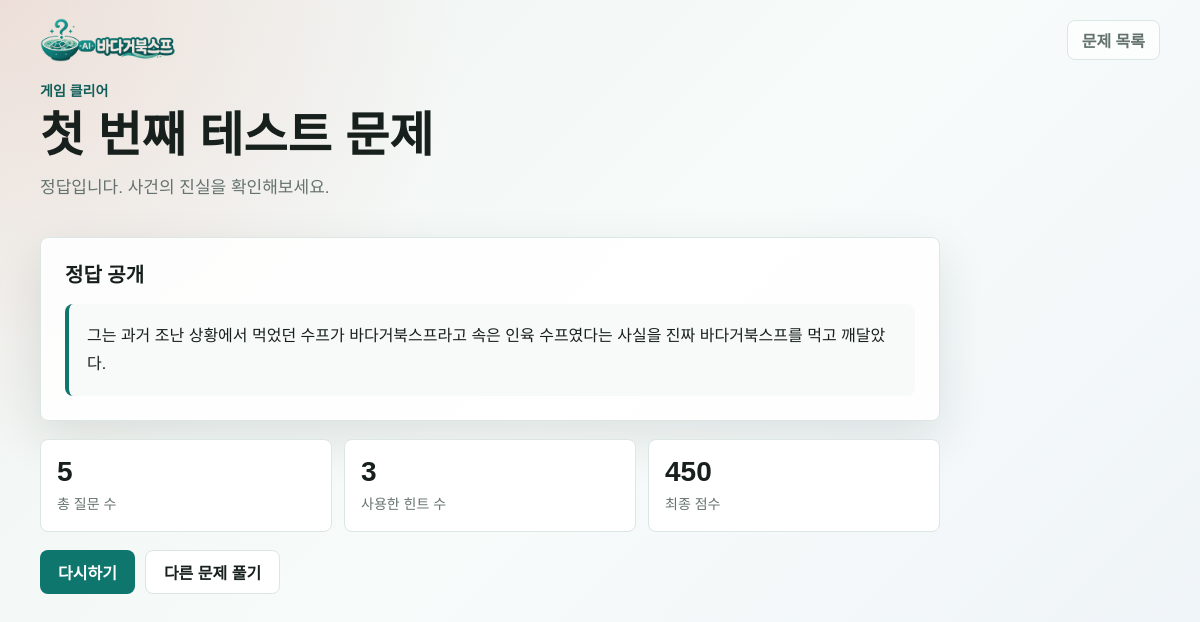
/play/20/result/, run on the app's committed database.
### game/models.py (models this page shows, shortened)
class Puzzle(models.Model):
    title = models.CharField(max_length=100)
    scenario = models.TextField()
    answer_text = models.TextField()
    answer_checkpoints = models.TextField(
        blank=True,
        help_text="정답으로 인정하기 위해 포함되어야 하는 핵심 조건을 줄마다 하나씩 입력하세요.",
    )
    question_yes_facts = models.TextField(
        blank=True,
        help_text="'맞습니다'로 답해야 하는 사실을 줄마다 하나씩 입력하세요.",
    )
    question_no_facts = models.TextField(
        blank=True,
        help_text="'아닙니다'로 답해야 하는 사실을 줄마다 하나씩 입력하세요.",
    )
    question_irrelevant_facts = models.TextField(
        blank=True,
        help_text="'관계없습니다'로 답해야 하는 주변 정보를 줄마다 하나씩 입력하세요.",
    )
    question_ambiguous_examples = models.TextField(
        blank=True,
        help_text="'질문이 모호합니다'로 답해야 하는 예시를 줄마다 하나씩 입력하세요.",
    )
    hint1 = models.CharField(max_length=255, blank=True)
    hint2 = models.CharField(max_length=255, blank=True)
    hint3 = models.CharField(max_length=255, blank=True)
    is_active = models.BooleanField(default=True)
    created_at = models.DateTimeField(auto_now_add=True)
    updated_at = models.DateTimeField(auto_now=True)
    class Meta:
        ordering = ["created_at"]

class GameSession(models.Model):
    SCORE_START = 1000
    SCORE_PER_QUESTION = 20
    SCORE_PER_HINT = 150
    STATUS_PLAYING = "playing"
    STATUS_CLEARED = "cleared"
    STATUS_CHOICES = [
        (STATUS_PLAYING, "Playing"),
        (STATUS_CLEARED, "Cleared"),
    ]
    puzzle = models.ForeignKey(Puzzle, on_delete=models.CASCADE, related_name="game_sessions")
    user = models.ForeignKey(
        settings.AUTH_USER_MODEL,
        on_delete=models.SET_NULL,
        null=True,
        blank=True,
        related_name="game_sessions",
    )
    session_key = models.CharField(max_length=40, blank=True)
    hint_used_count = models.PositiveSmallIntegerField(default=0)
    status = models.CharField(max_length=20, choices=STATUS_CHOICES, default=STATUS_PLAYING)
    submitted_answer = models.TextField(blank=True)
    cleared_at = models.DateTimeField(null=True, blank=True)
    created_at = models.DateTimeField(auto_now_add=True)
    class Meta:
        ordering = ["-created_at"]
    @property
    def score(self):
        question_count = getattr(self, "question_count_value", None)
        if question_count is None:
            question_count = self.question_logs.count()
        penalty = question_count * self.SCORE_PER_QUESTION + self.hint_used_count * self.SCORE_PER_HINT
        return max(0, self.SCORE_START - penalty)

### game/views.py (the view)
# urls.py: path("play/<int:game_id>/result/", result_view, name="result"),
def result_view(request, game_id):
    game_session = _get_game_session(game_id)
    if game_session.status != GameSession.STATUS_CLEARED:
        return redirect("game:play", game_id=game_session.id)
    question_count = game_session.question_logs.count()
    game_session.question_count_value = question_count
    return render(
        request,
        "game/result.html",
        {
            "game_session": game_session,
            "puzzle": game_session.puzzle,
            "question_count": question_count,
            "score": game_session.score,
        },
    )

### game/views.py (called while the page is built)
def _get_game_session(game_id):
    return get_object_or_404(GameSession.objects.select_related("puzzle"), id=game_id)

### templates/game/result.html (shortened to what this page needs)
{% extends "game/base.html" %}
{% block topbar_action %}
<a class="nav-link" href="{% url 'game:home' %}">문제 목록</a>
{% endblock %}
{% block content %}
<section class="result-layout">
    <header class="page-header">
        <p class="eyebrow">게임 클리어</p>
        <h1>{{ puzzle.title }}</h1>
        <p class="lead">정답입니다. 사건의 진실을 확인해보세요.</p>
    </header>
    <article class="result-panel">
        <h2>정답 공개</h2>
        <div class="answer-box">{{ puzzle.answer_text }}</div>
    </article>
    <section class="stats-grid" aria-label="게임 통계">
        <div class="stat-box">
            <strong>{{ question_count }}</strong>
            <span class="meta">총 질문 수</span>
        </div>
        <div class="stat-box">
            <strong>{{ game_session.hint_used_count }}</strong>
            <span class="meta">사용한 힌트 수</span>
        </div>
        <div class="stat-box">
            <strong>{{ score }}</strong>
            <span class="meta">최종 점수</span>
        </div>
    </section>
    <div class="result-actions">
        <a class="button" href="{% url 'game:start_game' puzzle.id %}">다시하기</a>
        <a class="button secondary" href="{% url 'game:home' %}">다른 문제 풀기</a>
    </div>
</section>
{% endblock %}

### templates/game/base.html (style rules this page uses)
:root { --bg: #eef4f2; --surface: #ffffff; --surface-soft: #f7faf9; --ink: #17201d; --muted: #65736e; --line: #dce6e2; --primary: #0f766e; --primary-dark: #115e59; --accent: #e76f51; --accent-soft: #fff0ea; --yes: #0f766e; --no: #b42318; --maybe: #7c3aed; --irrelevant: #536471; --shadow: 0 18px 50px rgba(21, 35, 31, 0.11); }
* { box-sizing: border-box; }
body { margin: 0; min-height: 100vh; background: radial-gradient(circle at top left, rgba(231, 111, 81, 0.16), transparent 30rem), linear-gradient(135deg, #eef4f2 0%, #f7fbfa 48%, #eef3f8 100%); color: var(--ink); font-family: Arial, "Noto Sans KR", sans-serif; letter-spacing: 0; }
a { color: inherit; }
.nav-link { display: inline-flex; align-items: center; justify-content: center; min-height: 40px; padding: 0 14px; border: 1px solid var(--line); border-radius: 8px; background: rgba(255, 255, 255, 0.7); color: var(--muted); text-decoration: none; font-weight: 700; }
.page-header { margin-bottom: 16px; }
.eyebrow { margin: 0 0 10px; color: var(--primary-dark); font-size: 14px; font-weight: 800; }
h1, h2, h3, p { margin-top: 0; }
h1 { margin-bottom: 12px; font-size: clamp(32px, 4vw, 52px); line-height: 1.08; }
h2 { font-size: 20px; line-height: 1.3; }
.lead { max-width: 720px; margin-bottom: 0; color: var(--muted); font-size: 17px; line-height: 1.7; }
.button { display: inline-flex; align-items: center; justify-content: center; min-height: 44px; padding: 0 18px; border: 0; border-radius: 8px; background: var(--primary); color: #ffffff; font: inherit; font-weight: 800; text-decoration: none; cursor: pointer; white-space: nowrap; }
.button.secondary { border: 1px solid var(--line); background: #ffffff; color: var(--ink); }
.meta { color: var(--muted); font-size: 14px; line-height: 1.5; }

### templates/game/result.html (style rules this page uses)
.result-layout { display: grid; gap: 18px; max-width: 900px; }
.result-panel { padding: 24px; border: 1px solid var(--line); border-radius: 8px; background: rgba(255, 255, 255, 0.9); box-shadow: var(--shadow); }
.answer-box { margin-top: 14px; padding: 18px; border-left: 4px solid var(--primary); border-radius: 8px; background: var(--surface-soft); line-height: 1.75; white-space: pre-wrap; }
.stats-grid { display: grid; grid-template-columns: repeat(auto-fit, minmax(180px, 1fr)); gap: 12px; }
.stat-box { padding: 16px; border: 1px solid var(--line); border-radius: 8px; background: #ffffff; }
.stat-box strong { display: block; margin-bottom: 6px; font-size: 28px; }
.result-actions { display: flex; flex-wrap: wrap; gap: 10px; }

### data on the page
Puzzle: title "첫 번째 테스트 문제", answer_text "그는 과거 조난 상황에서 먹었던 수프가 바다거북스프라고 속은 인육 수프였다는 사실을 진짜 바다거북스프를 먹고 깨달았다."
GameSession: hint_used_count "3"

### other printed values
{{ question_count }} "5"
{{ score }} "450"
